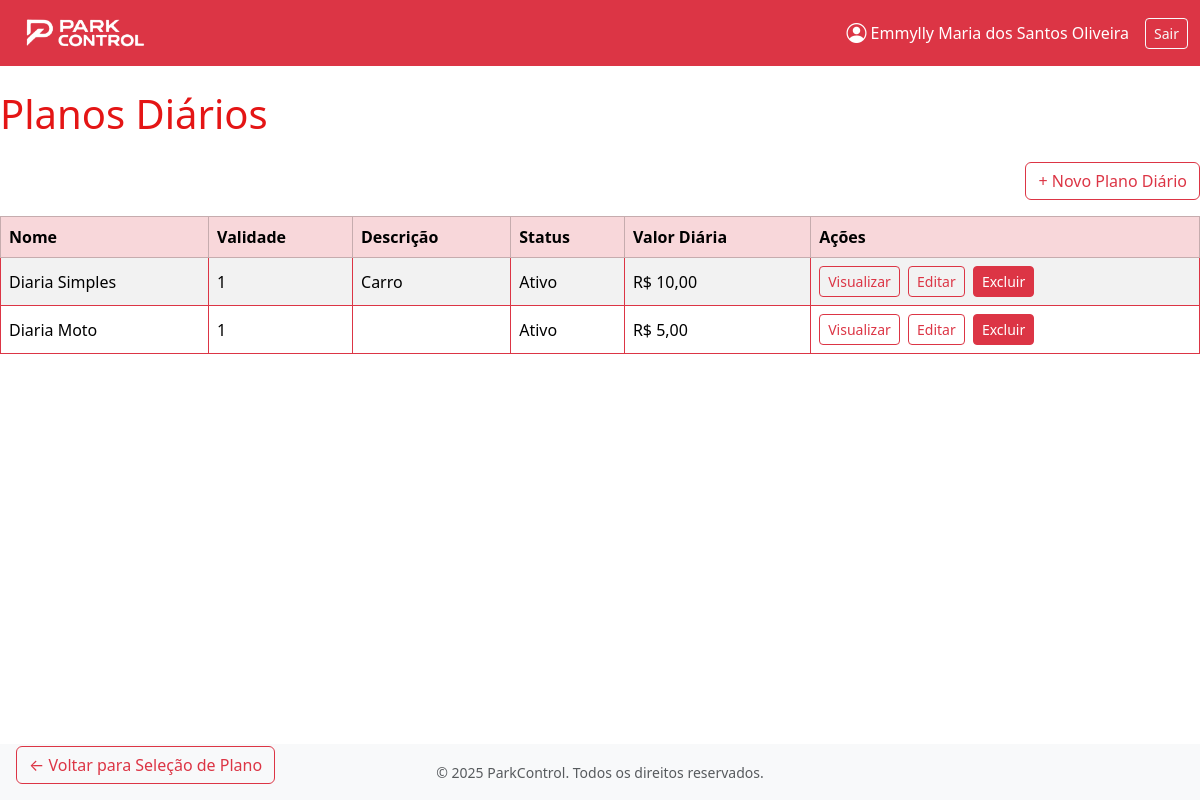
Screenshot of /planos/planos/diarios/ (signed in) with the database file from the repository.
### apps/usuarios/models.py (models this page shows)
class Usuario(AbstractUser):
    perfil_acesso = models.CharField(max_length=20, choices=[
        ('Administrador', 'Administrador'),
        ('Frentista', 'Frentista'),
        ('Contador', 'Contador')
    ])

### apps/planos/models.py (models this page shows, shortened)
class Planos(models.Model):
    TIPO_PLANO_CHOICES = [
        ('Mensalista', 'Mensalista'),
        ('Diarista', 'Diarista'),
    ]
    TIPO_MENSAL_CHOICES = [
        ('Mensal', 'Mensal'),
        ('Anual','Anual')
    ]
    STATUS_CHOICES = [
        ('Ativo', 'Ativo'),
        ('Inativo', 'Inativo'),
    ]
    nome = models.CharField( max_length=50, blank=False, null=False)
    validade = models.PositiveIntegerField(blank=False, null=False)
    descricao = models.TextField(blank=True)
    data_criacao = models.DateTimeField(auto_now_add=True)
    ultima_alteracao = models.DateTimeField(auto_now=True)
    tipo_plano = models.CharField(max_length=20, choices=TIPO_PLANO_CHOICES, blank=False, null=False)
    status = models.CharField(max_length=20, choices=STATUS_CHOICES, blank=True, null=True,default='Ativo')
    valor_diaria = models.DecimalField(max_digits=10, decimal_places=2, blank=True, null=True)
    valor = models.DecimalField(max_digits=10, decimal_places=2, blank=True, null=True)
    tipo_mensal  = models.CharField(max_length=20, choices=TIPO_MENSAL_CHOICES, blank=True, null=True)

### apps/planos/views.py (the view)
# urls.py: path('planos/diarios/', views.listar_planos_diarios, name='listar_planos_diarios'),
@login_required
def listar_planos_diarios(request):
    planos = Planos.objects.filter(tipo_plano='Diarista')
    return render(request, 'planos/diarios/listar_planos_diarios.html', {'planos': planos})

### apps/planos/templates/planos/diarios/listar_planos_diarios.html (shortened to what this page needs)
{% extends 'base.html' %}
{% block content %}
<h1 class="mb-4" style="color: #E41515;">Planos Diários</h1>
<div class="d-flex justify-content-end mb-3">
  <a href="{% url 'planos:criar_plano_diario' %}" class="btn btn-outline-danger">+ Novo Plano Diário</a>
</div>
<table class="table table-bordered border-danger table-striped align-middle">
  <thead class="table-danger">
    <tr>
      <th>Nome</th>
      <th>Validade</th>
      <th>Descrição</th>
      <th>Status</th>
      <th>Valor Diária</th>
      <th>Ações</th>
    </tr>
  </thead>
  <tbody>
    {% for plano in planos %}
    <tr>
      <td>{{ plano.nome }}</td>
      <td>{{ plano.validade }}</td>
      <td>{{ plano.descricao }}</td>
      <td>{{ plano.status }}</td>
      <td>R$ {{ plano.valor_diaria }}</td>
      <td>
        <a href="{% url 'planos:visualizar_plano_diario' plano.id %}" class="btn btn-sm btn-outline-danger me-1">Visualizar</a>
        <a href="{% url 'planos:editar_plano_diario' plano.id %}" class="btn btn-sm btn-outline-danger me-1">Editar</a>
        <a href="{% url 'planos:excluir_plano_diario' plano.id %}" class="btn btn-sm btn-danger">Excluir</a>
      </td>
    </tr>
    {% empty %}
    <tr>
      <td colspan="6" class="text-center">Nenhum plano diário cadastrado.</td>
    </tr>
    {% endfor %}
  </tbody>
</table>
<div class="position-fixed bottom-0 start-0 m-3">
  <a href="{% url 'planos:selecao_plano' %}" class="btn btn-outline-danger">← Voltar para Seleção de Plano</a>
</div>
{% endblock %}

### base_templates/navbar.html (shortened to what this page needs)
{% load static %}
<nav class="navbar navbar-expand-lg navbar-dark bg-danger">
    <div class="container-fluid">
        <a class="navbar-brand d-flex align-items-center" href="{% url 'usuarios:home' %}">
            <img src="{% static 'images/logo-branca.png' %}" alt="Logo" class="me-2" style="height: 40px;">
        </a>
        <div class="collapse navbar-collapse" id="navbarContent">
            <div class="ms-auto d-flex align-items-center">
                {% if user.is_authenticated %}
                    <a href="{% url 'usuarios:perfil_usuario' %}" class="text-white text-decoration-none me-3 d-flex align-items-center">
                        <i class="bi bi-person-circle me-1 fs-5"></i>
                        {{ user.get_full_name|default:user.username }}
                    </a>
                    <a class="btn btn-outline-light btn-sm" href="{% url 'usuarios:logout_parkcontrol' %}">Sair</a>
                {% endif %}
            </div>
        </div>
    </div>
</nav>

### rows the page displays
Usuario: get_full_name "Emmylly Maria dos Santos Oliveira"
Planos: nome "Diaria Simples", validade "1", descricao "Carro", status "Ativo", valor_diaria "10,00"
Planos: nome "Diaria Moto", validade "1", status "Ativo", valor_diaria "5,00"
